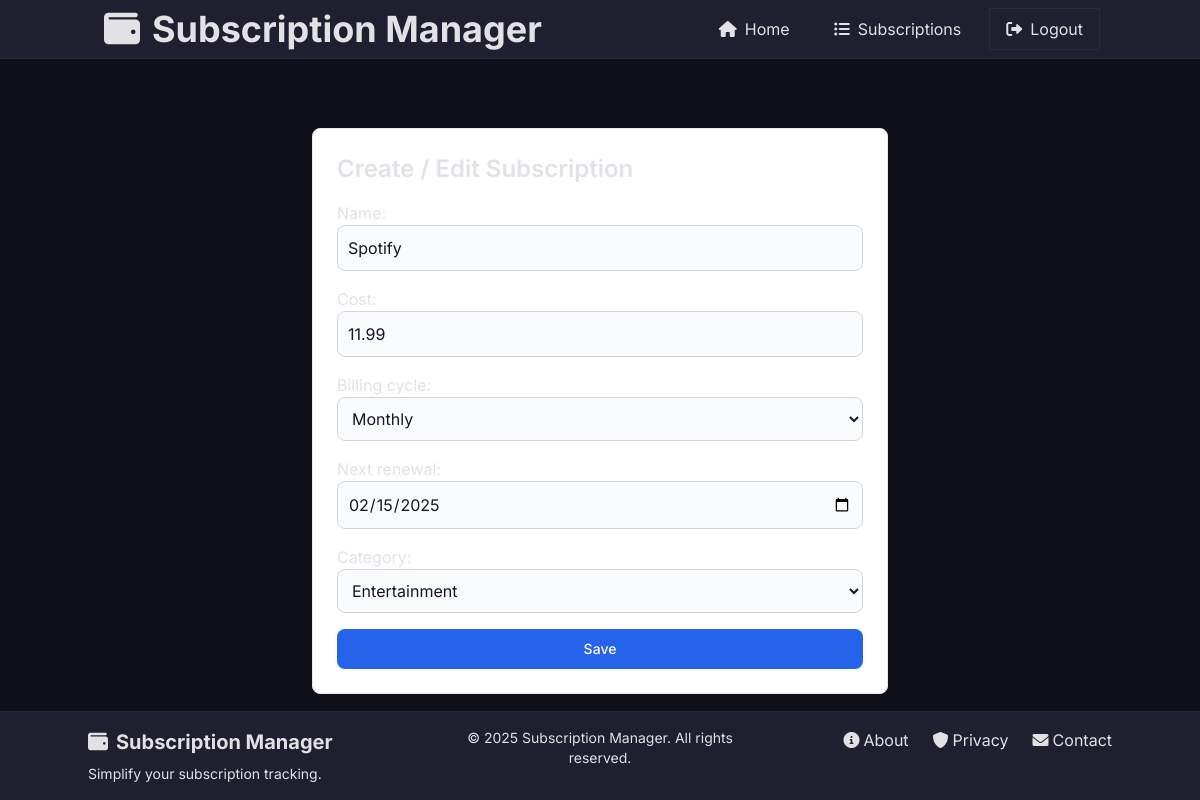
The app's page /subscriptions/5/update/ (signed in) with its own data.
### subscriptions/models.py (models this page shows, shortened)
class Subscription(models.Model):
    BILLING_CHOICES = [
        ('monthly', 'Monthly'),
        ('yearly', 'Yearly'),
        ('custom', 'Custom'),
    ]
    user = models.ForeignKey(User, on_delete=models.CASCADE)
    name = models.CharField(max_length=255)
    cost = models.DecimalField(max_digits=10, decimal_places=2)
    billing_cycle = models.CharField(max_length=20, choices=BILLING_CHOICES, default='monthly')
    next_renewal = models.DateField()
    category = models.ForeignKey(Category, on_delete=models.SET_NULL, null=True, blank=True)

class Category(models.Model):
    name = models.CharField(max_length=100)
    description = models.TextField(blank=True, null=True)
    def __str__(self):
        return self.name

### subscriptions/views.py (the view)
# urls.py: path('<int:pk>/update/', views.subscription_update, name='update'),
@login_required
def subscription_update(request, pk):
    subscription = get_object_or_404(Subscription, pk=pk, user=request.user)
    if request.method == 'POST':
        form = SubscriptionForm(request.POST, instance=subscription)
        if form.is_valid():
            form.save()
            return redirect('subscriptions:list')
    else:
        form = SubscriptionForm(instance=subscription)
    return render(request, 'subscriptions/subscription_form.html', {'form': form})

### subscriptions/templates/subscriptions/subscription_form.html (shortened to what this page needs)
{% extends 'base.html' %}
{% load static %}
{% block content %}
<div class="max-w-xl mx-auto mt-8 bg-white p-6 rounded-lg shadow-sm border border-slate-200">
  <h2 class="text-2xl font-semibold mb-4">Create / Edit Subscription</h2>
  <form method="post" class="space-y-4">
    {{ form.as_p }}
    <button
      type="submit"
      class="w-full text-white bg-blue-600 hover:bg-blue-700 focus:ring-4 focus:outline-none focus:ring-blue-300
             font-medium rounded-lg text-sm px-5 py-2.5 text-center"
    >
      Save
    </button>
  </form>
</div>
{% endblock content %}

### templates/base.html (style rules this page uses)
:root { --primary-color: #1a1a2e; --secondary-color: #16213e; --accent-color: #4d7cff; --background-color: #0f0f1a; --surface-color: #1f1f2f; --text-primary: #e1e1e6; --text-secondary: #9ca3af; --border-color: #2a2a3c; --hover-color: #2d2d44; }
body { font-family: 'Inter', sans-serif; background-color: var(--background-color); color: var(--text-primary); }

### records on screen
Subscription: name "Spotify", cost "11.99", billing_cycle "Monthly", next_renewal "02/15/2025", category "Entertainment"
